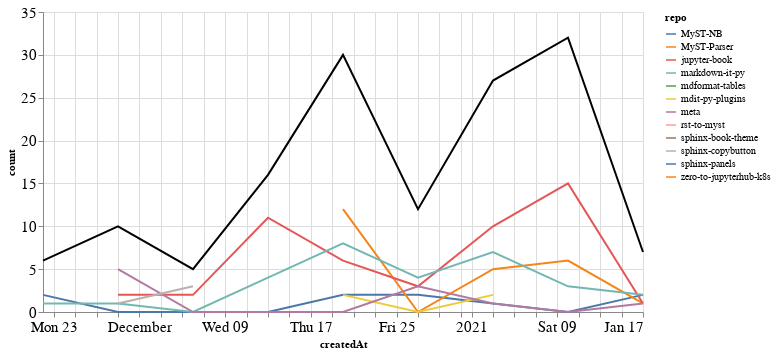

Source (notebook cell):
### Markdown cell above
### Comments

### Code cell
comments_time = comments.groupby('repo').resample('W', on='createdAt').count()['author'].reset_index()
comments_time = comments_time.rename(columns={'author': 'count'})
comments_time_total = comments_time.groupby('createdAt').agg({"count": "sum"}).reset_index()
ch1 = alt.Chart(comments_time, width=600).mark_line().encode(
    x='createdAt',
    y='count',
    color='repo',
    tooltip="repo"
)

ch2 = alt.Chart(comments_time_total, width=600).mark_line(color="black").encode(
    x='createdAt',
    y='count',
)

ch1 + ch2

### Figure 1 — Vega-Lite specification as saved in the notebook (floating-point values rounded to 4 significant figures)
{"config": {"axisLeft": {"labelFontSize": 15}, "axisBottom": {"labelFontSize": 15}}, "layer": [{"data": {"name": "data-8cbd6697f22cde51eadcbc4ee968751f"}, "mark": "line", "encoding": {"color": {"type": "nominal", "field": "repo"}, "tooltip": {"type": "nominal", "field": "repo"}, "x": {"type": "temporal", "field": "createdAt"}, "y": {"type": "quantitative", "field": "count"}}, "width": 600}, {"data": {"name": "data-96b2e92cf0eb2e50a5ec6ff41af01a8d"}, "mark": {"type": "line", "color": "black"}, "encoding": {"x": {"type": "temporal", "field": "createdAt"}, "y": {"type": "quantitative", "field": "count"}}, "width": 600}], "$schema": "https://vega.github.io/schema/vega-lite/v4.8.1.json", "datasets": {"data-8cbd6697f22cde51eadcbc4ee968751f": [{"repo": "MyST-NB", "createdAt": "2020-11-22T00:00:00", "count": 2}, {"repo": "MyST-NB", "createdAt": "2020-11-29T00:00:00", "count": 0}, {"repo": "MyST-NB", "createdAt": "2020-12-06T00:00:00", "count": 0}, {"repo": "MyST-NB", "createdAt": "2020-12-13T00:00:00", "count": 0}, {"repo": "MyST-NB", "createdAt": "2020-12-20T00:00:00", "count": 2}, {"repo": "MyST-NB", "createdAt": "2020-12-27T00:00:00", "count": 2}, {"repo": "MyST-NB", "createdAt": "2021-01-03T00:00:00", "count": 1}, {"repo": "MyST-NB", "createdAt": "2021-01-10T00:00:00", "count": 0}, {"repo": "MyST-NB", "createdAt": "2021-01-17T00:00:00", "count": 2}, {"repo": "MyST-Parser", "createdAt": "2020-12-20T00:00:00", "count": 12}, {"repo": "MyST-Parser", "createdAt": "2020-12-27T00:00:00", "count": 0}, {"repo": "MyST-Parser", "createdAt": "2021-01-03T00:00:00", "count": 5}, {"repo": "MyST-Parser", "createdAt": "2021-01-10T00:00:00", "count": 6}, {"repo": "MyST-Parser", "createdAt": "2021-01-17T00:00:00", "count": 1}, {"repo": "jupyter-book", "createdAt": "2020-11-29T00:00:00", "count": 2}, {"repo": "jupyter-book", "createdAt": "2020-12-06T00:00:00", "count": 2}, {"repo": "jupyter-book", "createdAt": "2020-12-13T00:00:00", "count": 11}, {"repo": "jupyter-book", "createdAt": "2020-12-20T00:00:00", "count": 6}, {"repo": "jupyter-book", "createdAt": "2020-12-27T00:00:00", "count": 3}, {"repo": "jupyter-book", "createdAt": "2021-01-03T00:00:00", "count": 10}, {"repo": "jupyter-book", "createdAt": "2021-01-10T00:00:00", "count": 15}, {"repo": "jupyter-book", "createdAt": "2021-01-17T00:00:00", "count": 1}, {"repo": "markdown-it-py", "createdAt": "2020-11-22T00:00:00", "count": 1}, {"repo": "markdown-it-py", "createdAt": "2020-11-29T00:00:00", "count": 1}, {"repo": "markdown-it-py", "createdAt": "2020-12-06T00:00:00", "count": 0}, {"repo": "markdown-it-py", "createdAt": "2020-12-13T00:00:00", "count": 4}, {"repo": "markdown-it-py", "createdAt": "2020-12-20T00:00:00", "count": 8}, {"repo": "markdown-it-py", "createdAt": "2020-12-27T00:00:00", "count": 4}, {"repo": "markdown-it-py", "createdAt": "2021-01-03T00:00:00", "count": 7}, {"repo": "markdown-it-py", "createdAt": "2021-01-10T00:00:00", "count": 3}, {"repo": "markdown-it-py", "createdAt": "2021-01-17T00:00:00", "count": 2}, {"repo": "mdformat-tables", "createdAt": "2020-12-13T00:00:00", "count": 1}, {"repo": "mdit-py-plugins", "createdAt": "2020-12-20T00:00:00", "count": 2}, {"repo": "mdit-py-plugins", "createdAt": "2020-12-27T00:00:00", "count": 0}, {"repo": "mdit-py-plugins", "createdAt": "2021-01-03T00:00:00", "count": 2}, {"repo": "meta", "createdAt": "2020-11-29T00:00:00", "count": 5}, {"repo": "meta", "createdAt": "2020-12-06T00:00:00", "count": 0}, {"repo": "meta", "createdAt": "2020-12-13T00:00:00", "count": 0}, {"repo": "meta", "createdAt": "2020-12-20T00:00:00", "count": 0}, {"repo": "meta", "createdAt": "2020-12-27T00:00:00", "count": 3}, {"repo": "meta", "createdAt": "2021-01-03T00:00:00", "count": 1}, {"repo": "meta", "createdAt": "2021-01-10T00:00:00", "count": 0}, {"repo": "meta", "createdAt": "2021-01-17T00:00:00", "count": 1}, {"repo": "rst-to-myst", "createdAt": "2021-01-10T00:00:00", "count": 8}, {"repo": "sphinx-book-theme", "createdAt": "2020-11-22T00:00:00", "count": 3}, {"repo": "sphinx-copybutton", "createdAt": "2020-11-29T00:00:00", "count": 1}, {"repo": "sphinx-copybutton", "createdAt": "2020-12-06T00:00:00", "count": 3}, {"repo": "sphinx-panels", "createdAt": "2020-11-29T00:00:00", "count": 1}, {"repo": "zero-to-jupyterhub-k8s", "createdAt": "2021-01-03T00:00:00", "count": 1}], "data-96b2e92cf0eb2e50a5ec6ff41af01a8d": [{"createdAt": "2020-11-22T00:00:00", "count": 6}, {"createdAt": "2020-11-29T00:00:00", "count": 10}, {"createdAt": "2020-12-06T00:00:00", "count": 5}, {"createdAt": "2020-12-13T00:00:00", "count": 16}, {"createdAt": "2020-12-20T00:00:00", "count": 30}, {"createdAt": "2020-12-27T00:00:00", "count": 12}, {"createdAt": "2021-01-03T00:00:00", "count": 27}, {"createdAt": "2021-01-10T00:00:00", "count": 32}, {"createdAt": "2021-01-17T00:00:00", "count": 7}]}}
